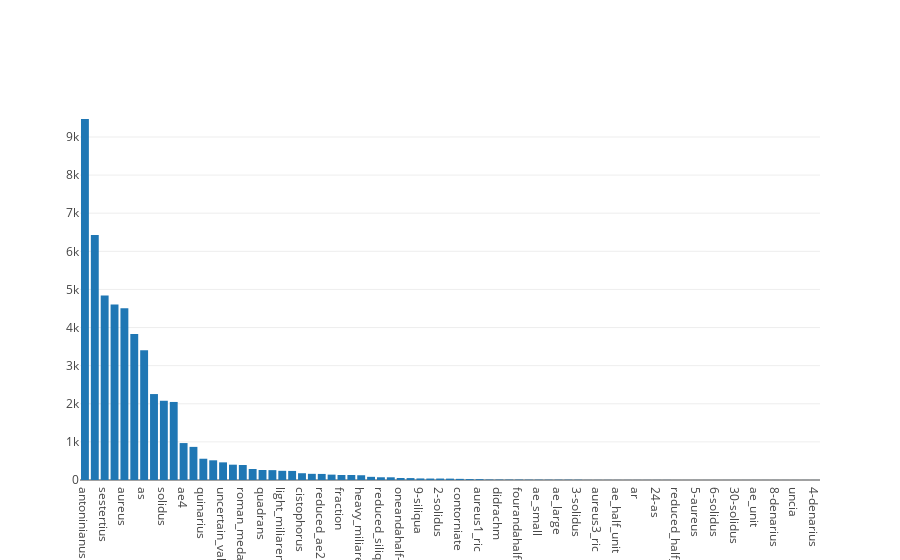

Write notebook code for a chart like this one.
### Code cell
val denoms = denomHisto.sorted.frequencies.map(_.item)
val counts = denomHisto.sorted.frequencies.map(_.count)
val plottable = Seq(
  Bar(
   denoms, counts
  )
)

plot(plottable)

### Figure 1 — Plotly figure (JSON) as saved in the notebook; plotly's stock layout.template omitted (floating-point values rounded to 4 significant figures)
{"data": [{"type": "bar", "x": ["antoninianus", "denarius", "sestertius", "ae2", "aureus", "ae3", "as", "dupondius", "solidus", "ae1", "ae4", "siliqua", "quinarius", "large_ae2", "uncertain_value", "none", "roman_medallion", "tremissis", "quadrans", "quinarius_aureus", "light_miliarensis", "multiple-gold", "cistophorus", "small_ae2", "reduced_ae2", "semissis", "fraction", "semis", "heavy_miliarensis", "half_siliqua", "reduced_siliqua", "ae3_4", "oneandahalf-solidus", "multiple-silver", "9-siliqua", "argenteus", "2-solidus", "oneandahalf_scripula", "contorniate", "aureus2_ric", "aureus1_ric", "drachma", "didrachm", "half_solidus", "fourandahalf-solidus", "double-sestertius", "ae_small", "9-solidus", "ae_large", "ae_medium", "3-solidus", "hemidrachm", "aureus3_ric", "4-aureus", "ae_half_unit", "7-solidus", "ar", "triens", "24-as", "5-denarius", "reduced_half_siliqua", "12-as", "5-aureus", "heavy_siliqua", "6-solidus", "half-solidus", "30-solidus", "double-aureus", "ae_unit", "7-denarius", "8-denarius", "double-maiorina", "uncia", "4-solidus", "4-denarius"], "y": [9472, 6430, 4844, 4603, 4505, 3828, 3404, 2255, 2079, 2048, 969, 869, 558, 517, 463, 402, 393, 289, 262, 259, 241, 238, 178, 162, 159, 141, 132, 131, 125, 83, 72, 71, 52, 50, 41, 38, 38, 36, 30, 24, 22, 13, 12, 11, 11, 9, 9, 8, 8, 8, 7, 3, 3, 3, 2, 2, 2, 2, 2, 2, 1, 1, 1, 1, 1, 1, 1, 1, 1, 1, 1, 1, 1, 1, 1]}], "layout": {}}
